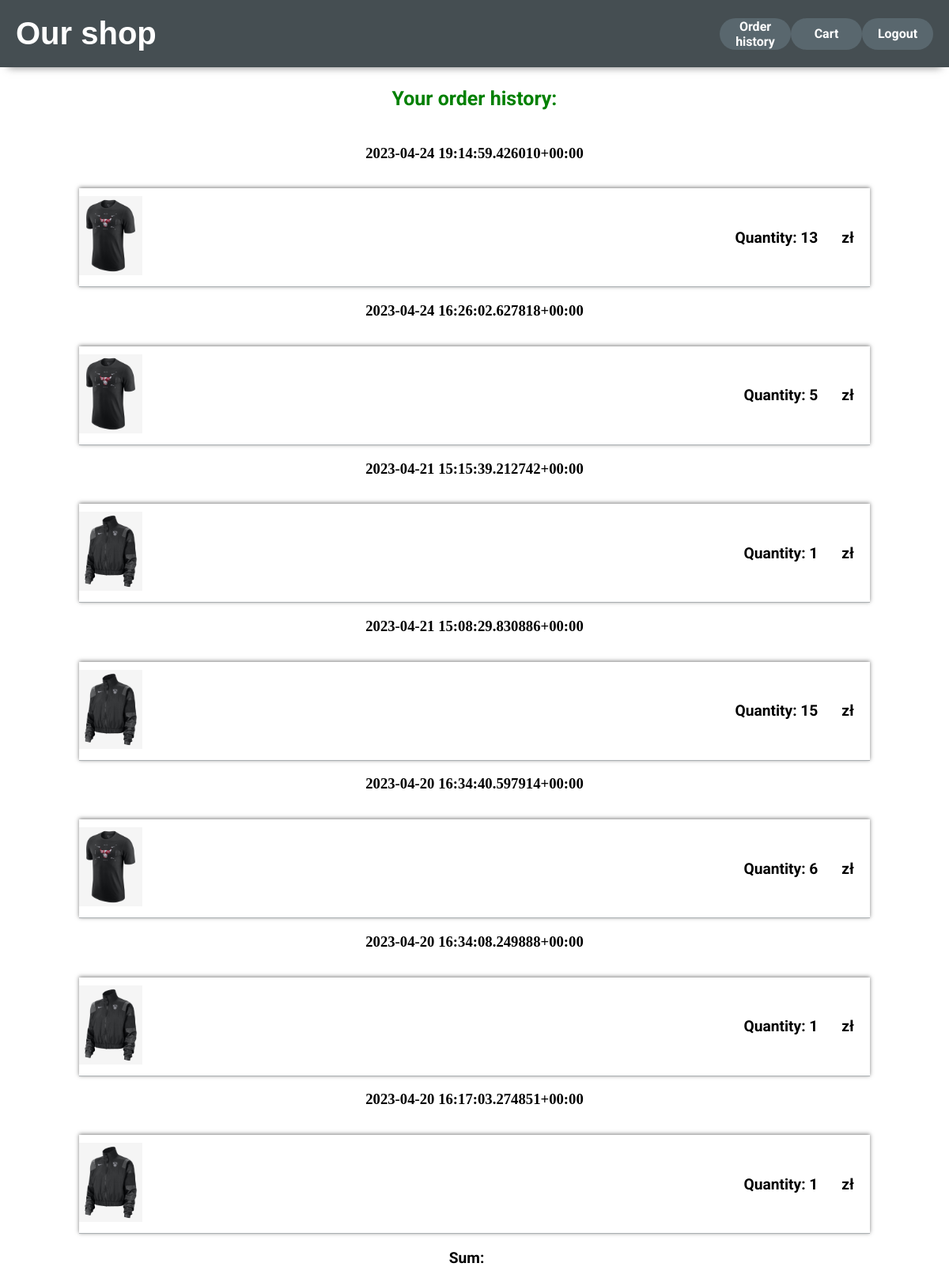
Screenshot of /order_history/ (signed in) with the database file from the repository.
### shop/models.py (models this page shows, shortened)
class Order(models.Model):
    user = models.ForeignKey(User, on_delete=models.CASCADE)
    created_at = models.DateTimeField(auto_now_add=True)
    total_cost = models.DecimalField(max_digits=10, decimal_places=2)
    order_data = models.ForeignKey('OrderData', on_delete=models.CASCADE, null=True)
    def __str__(self):
        return f"{self.created_at}"

class OrderItem(models.Model):
    order = models.ForeignKey(Order, on_delete=models.CASCADE)
    item = models.ForeignKey(Item, on_delete=models.CASCADE)
    quantity = models.IntegerField()

class Item(models.Model):
    name = models.CharField(max_length=50)
    description = models.CharField(max_length=150)
    price = models.IntegerField(null=True)
    gender = models.CharField(choices=[("F", "Female"), ("M", "Male")], max_length=100)
    pic = models.ImageField(upload_to='shop/images/', null=True)
    tags = models.ManyToManyField('Tags')

### shop/views.py (the view)
# urls.py: path('order_history/', views.order_history, name="order_history"),
@login_required(login_url="/login/")
def order_history(request):
    user_orders = Order.objects.filter(user=request.user).order_by('-created_at')
    orders_with_items = []
    for order in user_orders:
        order_items = order.orderitem_set.all()
        orders_with_items.append({
            'order': order,
            'order_items': order_items
        })
    return render(request, "shop/order_history.html",
                  {"orders_with_items": orders_with_items, "user_orders": user_orders})

### shop/templates/shop/order_history.html (shortened to what this page needs)
{%extends 'shop/home.html'%}
{%block content%}
<html class="html_order_history">
<body class="body_order_history">
<div class="order_history_cart_container_wrapper">
    <div class="order_history_cart_container">
        <p class="your_order"> Your order history:</p>
        {%if user_orders%}
        {% for order_with_items in orders_with_items %}
        <h3>{{ order_with_items.order }}</h3>
        {% for item in order_with_items.order_items %}
        <div class="order_history_cart-item">
            <div class="order_history_cart-item-image">
                <img src="{{ item.item.pic.url }}">
            </div>
            <div class="order_history_cart-item-details">
                <div class="order_history_cart-item-actions ">
                    <div class="order_history_cart-item-price">
                        Quantity: {{item.quantity}}
                    </div>
                    <div class="order_history_cart-item-price">{{ item.price }}zł</div>
                </div>
            </div>
        </div>
        {%endfor%}
        {% endfor %}
        <p class="order_history_cart-item-price">Sum: {{item.total_cost}}</p>
        {% else%}
        <p>
            You have not ordered anything
            {%endif%}
    </div>
</div>
</body>
</html>
{%endblock%}

### static/css/main.css (style rules this page uses)
body { margin: 0; padding: 0; }
html, body { height: 100%; }
.your_order { font-size: 25px; color: green; font-family: Roboto; font-weight: bold; }

### static/css/register_and_login_fields.css (style rules this page uses)
body { text-align: center; margin: 0; }

### static/css/order_history.css (style rules this page uses)
.order_history_cart_container_wrapper { flex-grow: 1; display: flex; justify-content: center; align-items: center; }
.order_history_cart_container { max-width: 1450px; margin: 0 auto; width: 1450px; box-sizing: border-box; box-shadow: 0 10px 10px rgba(0, 0, 0, 0.5); display: flex; flex-direction: column; }
.order_history_cart-item { display: flex; align-items: center; max-width: 1200px; margin: 0 auto; border-bottom: 1px solid rgb(171, 176, 179); box-sizing: border-box; padding: 10px 0; margin-top: 15px; box-shadow: 0 -1px 5px rgba(0, 0, 0, 0.5); box-sizing: border-box; }
.order_history_cart-item-image { margin-right: 20px; }
.order_history_cart-item-image img { height: 100px; }
.order_history_cart-item-details { display: flex; align-items: center; flex-grow: 1; width: 100%; position: relative; }
.order_history_cart-item-price { margin-right: 20px; font-size: 1.2em; font-weight: bold; font-family: Roboto; }
.order_history_cart-item-actions { display: flex; align-items: center; gap: 10px; position: absolute; right: 0; }

### rows the page displays
Order: order "2023-04-24 19:14:59.426010+00:00"
OrderItem: item.pic (picture), quantity "13"
Order: order "2023-04-24 16:26:02.627818+00:00"
OrderItem: item.pic (picture), quantity "5"
Order: order "2023-04-21 15:15:39.212742+00:00"
OrderItem: item.pic (picture), quantity "1"
Order: order "2023-04-21 15:08:29.830886+00:00"
OrderItem: item.pic (picture), quantity "15"
Order: order "2023-04-20 16:34:40.597914+00:00"
OrderItem: item.pic (picture), quantity "6"
Order: order "2023-04-20 16:34:08.249888+00:00"
OrderItem: item.pic (picture), quantity "1"
Order: order "2023-04-20 16:17:03.274851+00:00"
OrderItem: item.pic (picture), quantity "1"
